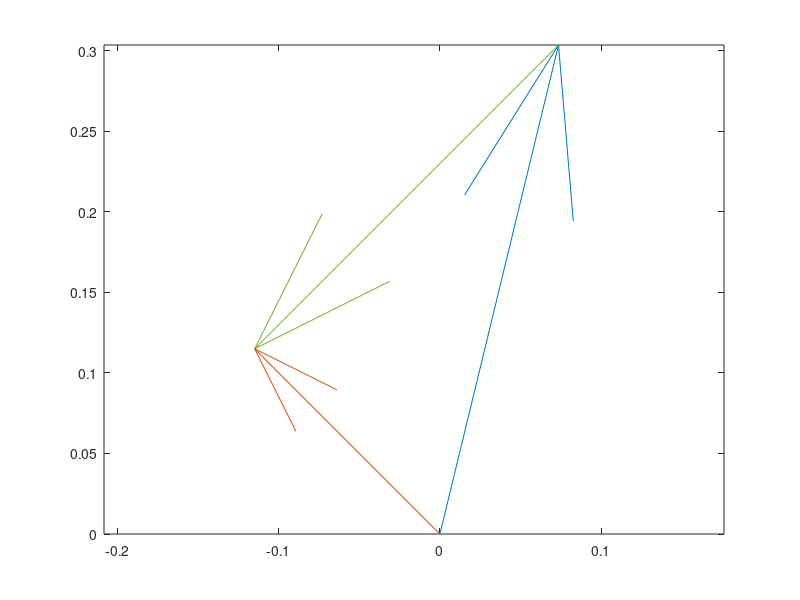

Write the MATLAB code that produced this figure.
% Varianceandmean
n=2;
scale=1;
x=rand(n,1);
quiver(0,0,x(1),x(2),scale)
hold on
axis equal
var(x,1)
x_=repmat(mean(x),n,1);
quiver(x(1),x(2),-x_(1),-x_(2),scale)
xsubx_=x-x_
quiver(0,0,xsubx_(1),xsubx_(2),scale)
Dx=norm(xsubx_)^2/n

Ex2=norm(x)^2/n

Ex_2=norm(x_)^2/n

x_'*xsubx_